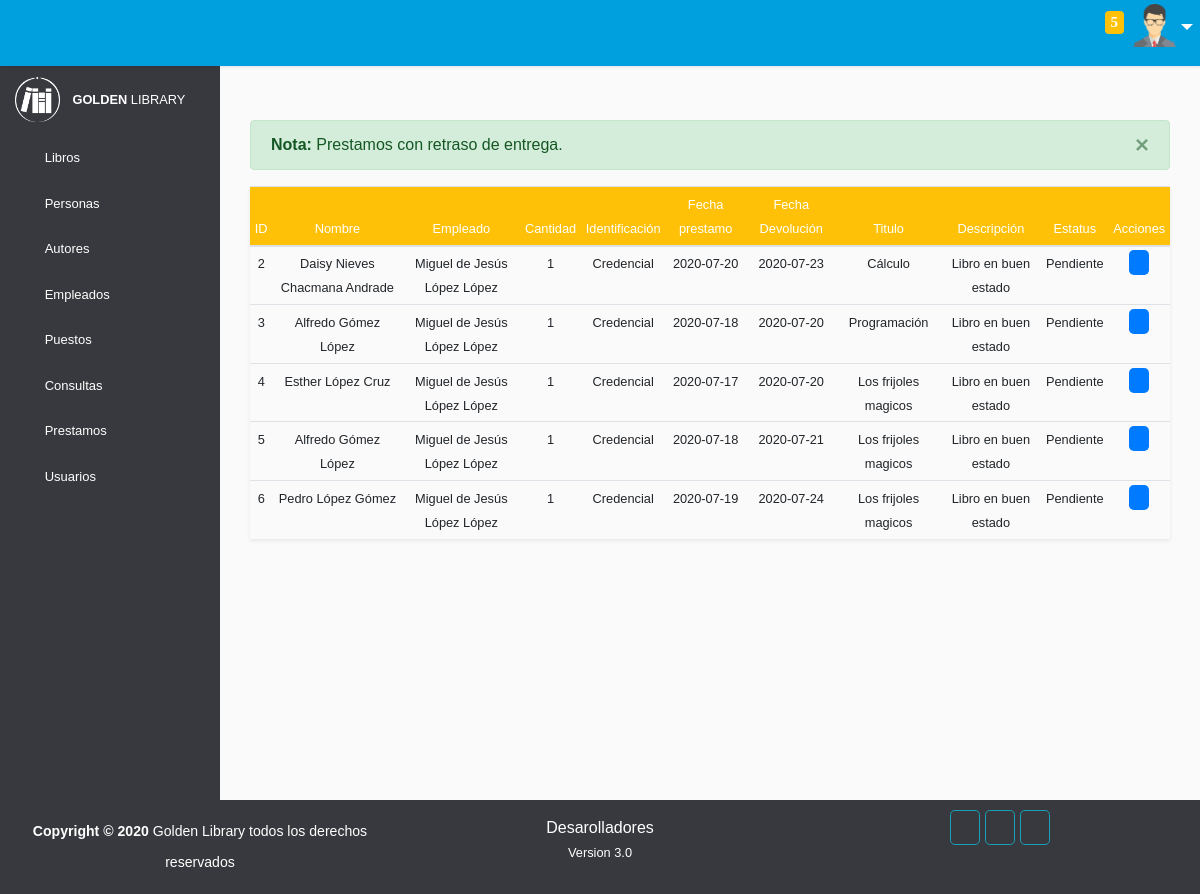
/prestamos/pendientes.php (signed in), run on the app's committed database.
### tables this page shows
CREATE TABLE `prestamos` (
  `Id_prestamo` int(11) NOT NULL,
  `Id_empleado` int(11) NOT NULL,
  `Id_persona` int(11) NOT NULL,
  `Cantidad` int(1) NOT NULL,
  `Identificacion` varchar(20) NOT NULL,
  `Fecha_prestamo` date NOT NULL,
  `Fecha_devolucion` date NOT NULL,
  `Estatus` varchar(9) NOT NULL
);

CREATE TABLE `personas` (
  `Id_persona` int(11) NOT NULL,
  `Nombre` varchar(40) NOT NULL,
  `Barrio` varchar(16) NOT NULL,
  `Calle` varchar(16) NOT NULL,
  `Numero` int(3) UNSIGNED DEFAULT NULL,
  `Estado` varchar(18) NOT NULL,
  `Ciudad` varchar(18) NOT NULL,
  `Sexo` varchar(9) NOT NULL,
  `Fecha_nacimiento` date NOT NULL,
  `Telefono` varchar(10) NOT NULL,
  `Correo` varchar(50) DEFAULT NULL,
  `Activo` int(1) NOT NULL DEFAULT '1'
);

CREATE TABLE `libros` (
  `Id_libro` int(11) NOT NULL,
  `Titulo` varchar(50) NOT NULL,
  `Copias` int(1) NOT NULL,
  `Editorial` varchar(30) NOT NULL,
  `Fecha_edicion` date DEFAULT NULL,
  `Categoria` varchar(30) NOT NULL,
  `Estante` int(1) NOT NULL,
  `Activo` int(1) NOT NULL DEFAULT '1'
);

CREATE TABLE `detalle` (
  `Id_prestamo` int(11) NOT NULL,
  `Id_libro` int(11) NOT NULL,
  `Descripcion` varchar(80) NOT NULL
);

### prestamos/pendientes.php (the view, shortened to what this page needs)
<!DOCTYPE html>
<html>
<head>
    <link rel="stylesheet" type="text/css" href="../vendor/bootstrap/css/bootstrap.min.css">
    <link rel="stylesheet" href="../vendor/bootstrap/css/style.css">
    <link rel="stylesheet" type="text/css" href="../icofont/icofont.min.css">
    <link rel="stylesheet" type="text/css" href="../vendor/bootstrap/css/sweetalert.css">
</head>
<body>
    <div class="wrapper">
        <nav id="sidebar">
            <div class="sidebar-header">
                <img width="45" height="45" src="../images/logo.png" alt="">
                <small><b class="ml-2">GOLDEN </b>LIBRARY</small>
            </div>
            <ul class="list-unstyled components">
                <li class="">
                    <a href="#homeSubmenu" data-toggle="collapse" aria-expanded="false" class="dropdown-toggle"><span class="icofont-library mr-3 h4 text-white"></span>Libros<i class="icofont-rounded-down text-white"></i></a>
                </li>
                <li class="">
                    <a href="#pageSubmenu" data-toggle="collapse" aria-expanded="false" class="dropdown-toggle"><span class="icofont-people mr-3 h4 text-white"></span>Personas<i class="icofont-rounded-down text-white"></i></a>
                </li>
                <li class="">
                    <a href="#autoresSubmenu" data-toggle="collapse" aria-expanded="false" class="dropdown-toggle"><span class="icofont-read-book-alt mr-3 h4 text-white"></span>Autores<i class="icofont-rounded-down text-white"></i></a>
                </li>
                <li class="">
                    <a href="#empleadosSubmenu" data-toggle="collapse" aria-expanded="false" class="dropdown-toggle"><span class="icofont-business-man mr-3 h4 text-white"></span>Empleados<i class="icofont-rounded-down text-white"></i></a>
                </li>
                <li class="">
                    <a href="#puestoSubmenu" data-toggle="collapse" aria-expanded="false" class="dropdown-toggle"><span class="icofont-tick-boxed mr-3 h4 text-white"></span>Puestos<i class="icofont-rounded-down text-white"></i></a>
                </li>
                <li class="">
                    <a href="#consultaSubmenu" data-toggle="collapse" aria-expanded="false" class="dropdown-toggle"><span class="icofont-learn mr-3 h4 text-white"></span>Consultas<i class="icofont-rounded-down text-white"></i></a>
                </li>
                <li class="">
                    <a href="#prestamoSubmenu" data-toggle="collapse" aria-expanded="false" class="dropdown-toggle"><span class="icofont-paper mr-3 h4 text-white"></span>Prestamos<i class="icofont-rounded-down text-white"></i></a>
                </li>
                <li class="">
                    <a href="#userSubmenu" data-toggle="collapse" aria-expanded="false" class="dropdown-toggle"><span class="icofont-users-alt-4 mr-3 h4 text-white"></span>Usuarios<i class="icofont-rounded-down text-white"></i></a>
                </li>
            </ul>
        </nav>
        <div class="menu">
            <nav style="background-color:#00A0DE" class="p-2 navbar navbar-expand-lg navbar-light">
                <div class="container-fluid">
                    <a href="#"><span id="sidebarCollapse" class="text-white h3 icofont-navigation-menu"></span></a>
                    <div class="ml-3 text-center text-white">
                    </div>
                    <div class="collapse navbar-collapse" id="navbarSupportedContent">
                        <ul class="nav navbar-nav ml-auto">
                            <li class="nav-item">
                                <a data-toggle="modal" data-target="#exampleModalScrollable1" class="text-white h5 nav-link" href="#" title="Nuestra empresa"><i class="mr-2 icofont-building-alt"></i></a>
                            </li>
                            <li class="nav-item">
                                <a data-toggle="modal" data-target="#exampleModalScrollable" class="text-white h5 nav-link" href="#" title="Contactanos"><i class="mr-2 icofont-search-map"></i></a>
                            </li>
                            <li class="nav-item">
                                <a class="text-white h5 nav-link" href="../inicio.php"><i class="icofont-ui-home" title="Inicio"></i></a>
                            </li>
                            <li class="nav-item">
                                <a href="pendientes.php" class="text-white h5 nav-link" href="#"><i class="icofont-notification" title="Notificaciones"><span style="position: relative; top: -8px;" class="bg-warning badge count">
                                      <?php
                                        require_once("../conexion/conexion.php");
                                        $buscar_pend="SELECT COUNT(Id_prestamo) AS numero FROM prestamos WHERE Fecha_devolucion<NOW() AND Estatus='Pendiente'";
                                        $confirmar=$conexion->query($buscar_pend);
                                        $rows=$confirmar->fetch_assoc();
                                        echo $rows['numero'];;
                                        ?>
                                </span></i></a>
                            </li>
                            <li class="nav-item">
                                <div class="btn-group">
                                  <button type="button" id="perfil" class="btn dropdown-toggle" data-toggle="dropdown" aria-haspopup="true" aria-expanded="false">
                                    <img width="43" height="43" src="../images/user.png" alt="">
                                  </button>
                            </div>
                            </li>
                        </ul>
                    </div>
                </div>
            </nav>
        </div>
        <div class="container table-responsive">
            <br><br><br><br>
            <form action="#" class="form" method="POST">
                <br>
                <div class="container">
                <div class="alert alert-success alert-dismissible fade show" role="alert">
                  <strong>Nota:</strong> Prestamos con retraso de entrega.
                  <button type="button" class="close" data-dismiss="alert" aria-label="Close">
                    <span aria-hidden="true">&times;</span>
                  </button>
                </div>
            </div>
                <div class="container-fluid" id="datos">
                    <table class='table table-sm table-hover gb-white shadow-sm'>
                        <thead>
                                <tr class='bg-warning text-white font-weight-bold'>
                                <th class='text-center'><small>ID</small></th>
                                <th class='text-center'><small>Nombre</small></th>
                                <th class='text-center'><small>Empleado</small></th>
                                <th class='text-center'><small>Cantidad</small></th>
                                <th class='text-center'><small>Identificación</small></th>
                                <th class='text-center'><small>Fecha prestamo</small></th>
                                <th class='text-center'><small>Fecha Devolución</small></th>
                                <th class='text-center'><small>Titulo</small></th>
                                <th class='text-center'><small>Descripción</small></th>
                                <th class='text-center'><small>Estatus</small></th>
                                <th colspan='2' class='text-center'><small>Acciones</small></th>
                            </tr>
                        </thead>
                        <tbody>
                            <?php
                                    require_once("../conexion/conexion.php");
                                    $query="SELECT prestamos.Id_prestamo,personas.Nombre,prestamos.Cantidad,prestamos.Identificacion,
                                prestamos.Fecha_prestamo,prestamos.Fecha_devolucion,libros.Titulo,detalle.Descripcion,
                                prestamos.Estatus FROM libros,prestamos,detalle,personas WHERE
                                prestamos.Id_persona=personas.Id_persona AND libros.Id_libro=detalle.Id_libro AND
                                prestamos.Id_prestamo=detalle.Id_prestamo AND prestamos.Fecha_devolucion<NOW() AND prestamos.Estatus='Pendiente' ORDER BY Id_prestamo";
                                    $resultado=$conexion->query($query);
                                    $query1="SELECT personas.Nombre FROM empleados,prestamos,personas WHERE empleados.Id_persona=personas.Id_persona
                                        AND prestamos.Id_empleado=empleados.Id_empleado";
                                        $resultado1=$conexion->query($query1);
                                       while ($fila=$resultado->fetch_assoc() AND $fila1=$resultado1->fetch_assoc()) {
                                     ?>
                                        <tr class='text-center'>
                                            <td><small><?php echo $fila['Id_prestamo']; ?></small></td>
                                            <td><small><?php echo $fila['Nombre']; ?></small></td>
                                            <td><small><?php echo $fila1['Nombre']; ?></small></td>
                                            <td><small><?php echo $fila['Cantidad']; ?></small></td>
                                            <td><small><?php echo $fila['Identificacion']; ?></small></td>
                                            <td><small><?php echo $fila['Fecha_prestamo']; ?></small></td>
                                            <td><small><?php echo $fila['Fecha_devolucion']; ?></small></td>
                                            <td><small><?php echo $fila['Titulo']; ?></small></td>
                                            <td><small><?php echo $fila['Descripcion']; ?></small></td>
                                            <td><small><?php echo $fila['Estatus']; ?></small></td>
                                            <td><a class="bg-primary py-1 rounded-lg" href="modificar_prestamos.php?id=<?php echo $fila['Id_prestamo'] ?>"><span class='h6 text-white icofont-ui-edit px-1'></span></a></td>
                                        </tr>
                             <?php
                                }
                             ?>
                        </tbody>
                    </table>
                </div>
                </form>
          </div>
    </div>
    <footer class=" ">
        <div class="container-fluid text-center">
            <div class="row">
                <div class="col-md-4">
                    <p class="text-white pt-3"><small><b>Copyright &copy; 2020 </b>Golden Library todos los derechos reservados</small></p>
                </div>
                <div class="col-md-4 text-white mt-3 mb-2">
                    <div class="contaiter">
                        <a href="../conexion/desarolladores.php">Desarolladores</a>
                        <br>
                        <small>Version 3.0</small>
                    </div>
                </div>
                <div class="col-md-4 text-white mt-3 mb-2">
                    <div class="container">
                        <div class="d-inline">
                            <a href="" class="rounded-lg border border-info pt-2 p-2"><span class="icofont-facebook text-white h6"></span></a>
                        </div>
                        <div class="d-inline">
                            <a href="" class="rounded-lg border border-info pt-2 p-2"><span class="icofont-brand-whatsapp text-white h6"></span></a>
                        </div>
                        <div class="d-inline">
                            <a href="" class="rounded-lg border border-info pt-2 p-2"><span class="icofont-instagram text-white h6"></span></a>
                        </div>
                    </div>
                </div>
            </div>
        </div>
    </footer>
</body>
</html>

### data on the page
personas: Nombre "Miguel de Jesús López López"
prestamos: Id_prestamo "2", Cantidad "1", Identificacion "Credencial", Fecha_prestamo "2020-07-20", Fecha_devolucion "2020-07-23", Estatus "Pendiente"
personas: Nombre "Daisy Nieves Chacmana Andrade"
libros: Titulo "Cálculo"
detalle: Descripcion "Libro en buen estado"
prestamos: Id_prestamo "3", Cantidad "1", Identificacion "Credencial", Fecha_prestamo "2020-07-18", Fecha_devolucion "2020-07-20", Estatus "Pendiente"
personas: Nombre "Alfredo Gómez López"
libros: Titulo "Programación"
detalle: Descripcion "Libro en buen estado"
prestamos: Id_prestamo "4", Cantidad "1", Identificacion "Credencial", Fecha_prestamo "2020-07-17", Fecha_devolucion "2020-07-20", Estatus "Pendiente"
personas: Nombre "Esther López Cruz"
libros: Titulo "Los frijoles magicos"
detalle: Descripcion "Libro en buen estado"
prestamos: Id_prestamo "5", Cantidad "1", Identificacion "Credencial", Fecha_prestamo "2020-07-18", Fecha_devolucion "2020-07-21", Estatus "Pendiente"
detalle: Descripcion "Libro en buen estado"
prestamos: Id_prestamo "6", Cantidad "1", Identificacion "Credencial", Fecha_prestamo "2020-07-19", Fecha_devolucion "2020-07-24", Estatus "Pendiente"
personas: Nombre "Pedro López Gómez"
libros: Titulo "Los frijoles magicos"
detalle: Descripcion "Libro en buen estado"

### other printed values
$rows['numero'] "5"
